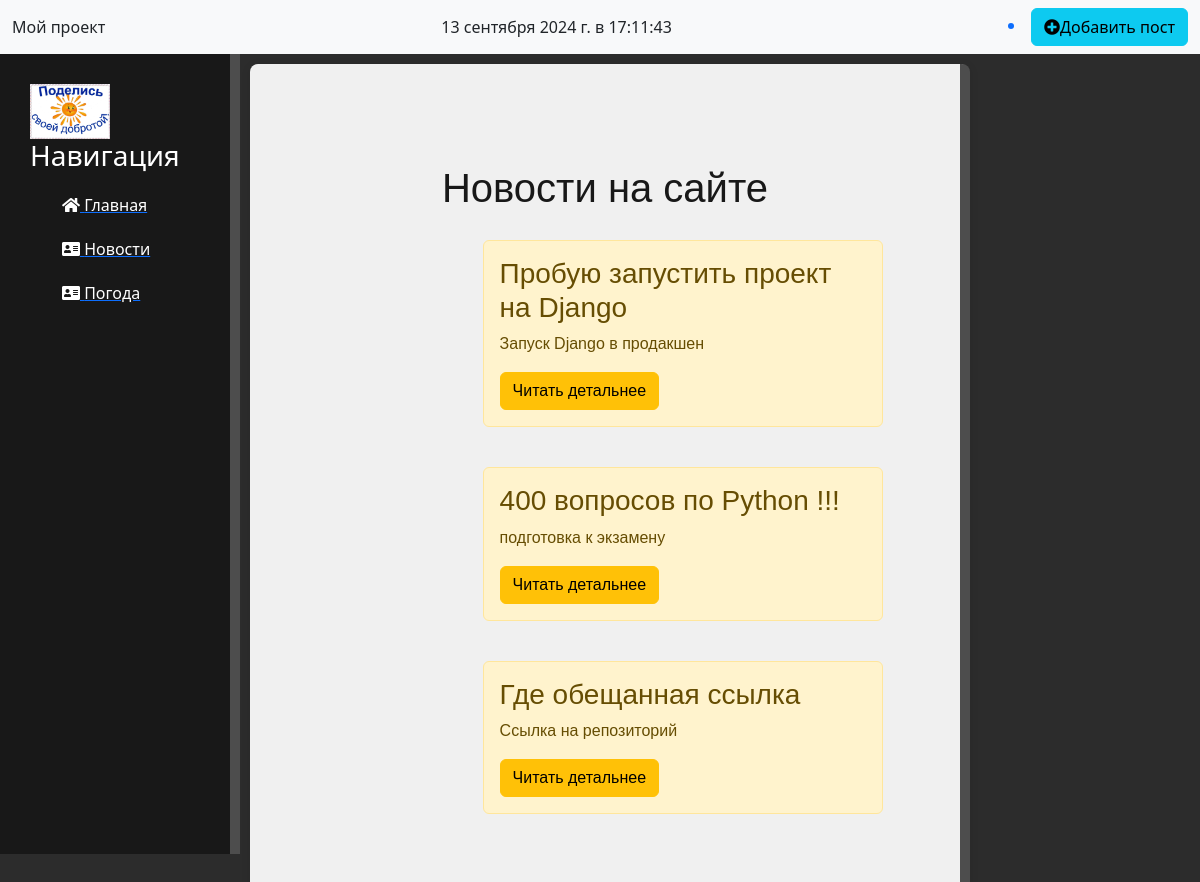
Page /news/ on the committed database.
### news/models.py (models this page shows, shortened)
class Articles(models.Model):
    objects = None
    title = models.CharField('Название', max_length=50)
    anons = models.CharField('Анонс', max_length=250)
    full_text = models.TextField('Статья')
    date = models.DateTimeField('Дата публикации')
    class Meta:
        verbose_name = 'Новость'
        verbose_name_plural = 'Новости'

### news/views.py (the view)
# urls.py: path('', views.news_home, name='news_home'),
def news_home(request):
    news = Articles.objects.order_by('-date')
    return render(request, 'news/news_home.html', {'news': news})

### news/templates/news/news_home.html (shortened to what this page needs)
{% extends 'main/layout.html' %}
{% block content %}
<div class="features">
    <h1>Новости на сайте</h1>
    {% if news %}
        {% for el in news %}
        <div class="alert alert-warning">
            <h3>{{ el.title }}</h3>
            <p>{{ el.anons }}</p>
            <a href="{% url 'news-detail' el.id %}" class="btn btn-warning">Читать детальнее</a>
        </div>
        {% endfor %}
    {% else %}
        <p> Увас нет записей !</p>
    {% endif%}
</div>
{% endblock %}

### main/templates/main/layout.html (shortened to what this page needs)
<!DOCTYPE html>
{% load static %}
<html lang="ru">
<head>
    <link rel="stylesheet" href="https://cdn.jsdelivr.net/npm/bootstrap@5.3.2/dist/css/bootstrap.min.css">
    <link rel="stylesheet" href="{% static 'main/css/main.css' %}">
    <link rel="stylesheet" href="https://use.fontawesome.com/releases/v5.8.2/css/all.css">
</head>
<body>
<nav class="navbar navbar-expand-lg bg-light">
    <div class="container-fluid">
        <span class="logo">Мой проект</span>
        <div id="datetime"></div>
    <a href="{% url 'create' %}"><li><button class="btn btn-info"><i class="fas fa-plus-circle"></i>Добавить пост</button></li></a>
    </div>
</nav>
    <aside>
        <img src="{% static 'main/img/КОРОБКА2.jpg' %}" alt="Лого">
        <h3>Навигация</h3>
        <ul>
            <a href="{% url 'home' %}"><li><i class="fas fa-home"></i>  Главная</li></a>
            <a href="{% url 'news_home' %}"><li><i class="fas fa-address-card"></i>  Новости</li></a>
            <a href="{% url 'weather' %}"><li><i class="fas fa-address-card"></i>  Погода</li></a>
        </ul>
    </aside>
 <main>
        {% block content %}
        {% endblock %}
 </main>
</body>
</html>

### main/static/main/css/main.css (style rules this page uses)
html { scroll-behavior: smooth; }
body { background: #2c2c2c; height: 100%; margin: 0; }
aside { float: left; background: #181818; width: 20%; padding: 2.5%; height: 100vh; color: #fff; border-right: 10px solid #4d4d4d; }
aside img { width: 80px; float: left; }
aside h3 { margin-top: 50px; font-size: 28px; }
aside ul { list-style: none }
aside ul li { color: #fff; display: block; margin-top: 20px; transition: transform .6s ease; }
main .features { background-color: #f0f0f0; padding: 100px; margin: 10px; border-radius: 8px; box-shadow: 0 2px 10px rgba(0, 0, 0, 0.1); font-family: Arial, sans-serif; float: left; color: #181818; text-align: center; width: 60%; height: 100%; align-items: center; justify-content: center; border-right: 10px solid #4d4d4d; }
.alert-warning { float: left; clear: both; width: 400px; margin: 20px 34%; text-align: left; margin-left: 26%; }

### rows in the picture
Articles: title "Пробую запустить проект на Django", anons "Запуск Django в продакшен"
Articles: title "400 вопросов по Python !!!", anons "подготовка к экзамену"
Articles: title "Где обещанная ссылка", anons "Ссылка на репозиторий"
